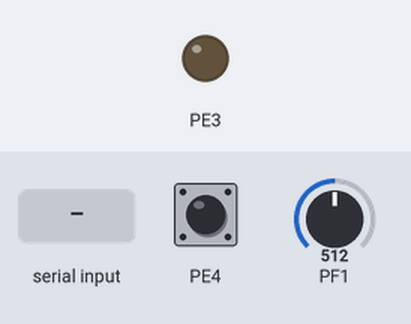
Bench run of a program on a simulated ATmega2560, built with avr-gcc and emulated at 16 MHz. On the bench: output pins drawn as LEDs (lit = HIGH). The inputs (shaded band) are chosen by the test bench; at power-on: PE4 HIGH, PF1 = 512. What the program prints to the serial monitor is not drawn.

Above: at 1.2 s.
1.3 s: PE4 pulled LOW for 0.15 s
At 1.91 s:
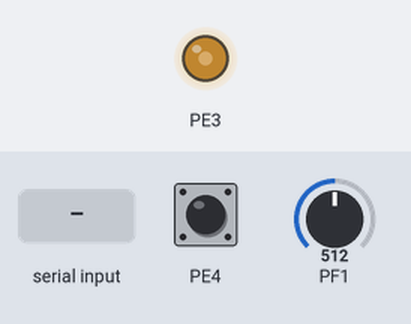
At 2.9 s:
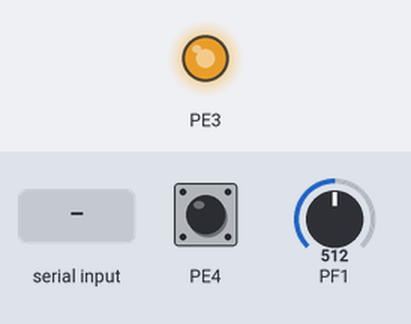
3.7 s: "systemindstillinger\n" received over Serial
5.2 s: byte 10 ('\n') received over Serial
6.7 s: PF1 set to 900
9.7 s: PF1 set to 870
12.6 s: PF1 set to 841
Timing chart, 0 to 15.1 s (numbered marks = the images above; inputs shaded):
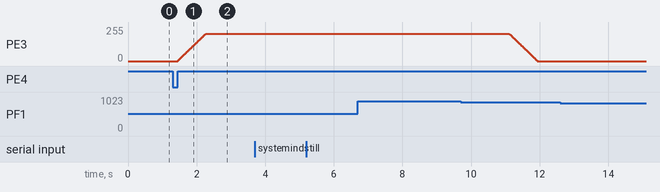

Measured:
- after the input at 1.3 s, PE3: moves from 0/255 to 204/255 over 0.81 s, starting after 0.15 s
- after the input at 3.7 s, every drawn part: stays the same
- after the input at 5.2 s, every drawn part: stays the same
- after the input at 6.7 s, every drawn part: stays the same
- after the input at 12.6 s, every drawn part: stays the same

The program:

main.cpp
```cpp
#define F_CPU 16000000UL
#include <avr/interrupt.h>
#include <util/delay.h>
#include <string.h>
#include <stdlib.h>

#include "GUIkommunikation.h"
#include "Systemindstillinger.h"
#include "SystemindstillingKontrol.h"
#include "Lyssensor.h"
#include "Bevaegelsessensor.h"
#include "Lyskilde.h"
#include "AutomatiskLyskontrol.h"

// Objekter
Lyssensor lyssensor(1);
Lyskilde  lyskilde;
AutomatiskLyskontrol kontrol(lyssensor, lyskilde);
// -----------------------------------------------------------------

int main() {
	cli();  // Stopper alle interrupts globalt imens der initieres

	// Domæne- og GUI-init
	SystemindstillingKontrol::initFraEEPROM();
	GUIkommunikation::init(9600);

	// Bevægelsessensor + automatisk lyskontrol
	init_bevaegelsessensor();
	kontrol.slutLys();           // Forhindrer lyskilde i at lyse ganske svagt

	// 30 sekunders kalibrering til bevægelsessensoren. Fjernet.
	//_delay_ms(30000);

	sei(); // Enabler global interrupt igen

	char kommando[RX_BUFFER_SIZE];

	while (1) {

		// ---------- Automatisk Lyskontrol ----------
		kontrol.kontrollerLys();
		// -------------------------------------------

		// ---------- GUI-kommunikation ----------
		if (GUIkommunikation::harFejl()) {
			GUIkommunikation::sendString("fejl\n");
			GUIkommunikation::clearFejl();
		}

		if (GUIkommunikation::linjeKlar()) {
			GUIkommunikation::hentLinje(kommando, sizeof(kommando));

			if (strcmp(kommando, "systemindstillinger") == 0) {
				const char* systemindstillingerStr =
				SystemindstillingKontrol::getSystemindstillinger();
				GUIkommunikation::sendString(systemindstillingerStr);
				GUIkommunikation::sendString("\n");

				} else if (strncmp(kommando, "lys=", 4) == 0) {
				int lysintensitet = atoi(kommando + 4);
				bool anvendt = SystemindstillingKontrol::setLysintensitet(lysintensitet);
				GUIkommunikation::sendString(anvendt ? "anvendt\n" : "fejl\n");

				} else if (strncmp(kommando, "tid=", 4) == 0) {
				int tidsfoelsomhed = atoi(kommando + 4);
				bool anvendt = SystemindstillingKontrol::setTidsfoelsomhed(tidsfoelsomhed);
				GUIkommunikation::sendString(anvendt ? "anvendt\n" : "fejl\n");

				} else {
				GUIkommunikation::sendString("fejl\n");
			}
		}
		// ---------------------------------------

		_delay_ms(10);   // ca. 100 kontrollerLys() pr. sekund til timer
	}

	return 0;
}
```

AutomatiskLyskontrol.h
```cpp
#pragma once

#include <stdint.h>      // uint16_t

// Forward declarations
// fordi vi kun holder REFERENCER til dem.
class Lyssensor;
class Lyskilde;

class AutomatiskLyskontrol {
	public:
	AutomatiskLyskontrol(Lyssensor& lyssensor, Lyskilde& lyskilde);

	void kontrollerLys();

	void startLys();
	void startTimer();
	void justerLysOpad();
	void justerLysNedad();
	void slutLys();

	private:
	Lyssensor& lyssensor_;
	Lyskilde&  lyskilde_;

	double   dutyCycle;
	bool     timerAktiv;
	int resterendeSekunder;
	int sekundTaeller;

	int trin_lysJustering;
	int forventetMaxLysSignal;
	int forventetMinLysSignal;
};
```

Bevaegelsessensor.h
```cpp
#ifndef BEVAEGELSESSENSOR_H_
#define BEVAEGELSESSENSOR_H_

#include <stdint.h>

extern volatile uint8_t g_bevaegelse_set_flag;

extern "C" {
	void init_bevaegelsessensor(void);
}

#endif
```

GUIkommunikation.h
```cpp
#pragma once
#include <stdint.h>

#define RX_BUFFER_SIZE 25 // buffer-størrelse til modtagne kommandoer

class GUIkommunikation {
	public:
	static void init(int baudrate);
	static void sendChar(char c);
	static void sendString(const char* s);

	static bool linjeKlar();
	static bool harFejl();
	static void clearFejl();
	static void hentLinje(char* kommando, int kommandoSize);
};
```

Lyskilde.h
```cpp
#pragma once
#include <stdint.h>

class Lyskilde
{
	public:
	// Konstruktor: sltter PWM op på Timer 3, OC3A (pin 5)
	Lyskilde();

	// Sat lysstyrke som duty cycle i procent (0-100).
	// Internt bliver værdien begrænset til max 80 %.
	void setLysPWM(double dutyCycle);

	private:

};
```

Lyssensor.h
```cpp
// Lyssensor.h
#ifndef LYSSENSOR_H
#define LYSSENSOR_H

#include <avr/io.h>
#include <stdint.h>


class Lyssensor
{
public:

    // adcChannel 0-15 svarer til A0-A15 p Arduino Mega 2560.

    explicit Lyssensor(uint8_t adcChannel);


    // Læser aktuelt lysniveau fra ADC'en.
    //return 10-bit værdi fra ADC (0-1023).

    uint16_t getLysSignal();

private:
    uint8_t channel;   // Hvilken ADC-kanal sensoren sidder på

    void initADC();    // Sætter ADC op (reference, prescaler osv.)
};

#endif
```

SystemindstillingKontrol.h
```cpp
#pragma once

class SystemindstillingKontrol {
	public:
	// Kaldes ved opstart for at hente vrdier fra EEPROM
	static void initFraEEPROM();

	// Returnerer en C-streng med systemindstillingerne,
	// fx "lys=50tid=5"
	static const char* getSystemindstillinger();

	// Forsger at sætte ny lysintensitet.
	// Returnerer true hvis det er en gyldig værdi, ellers false.
	static bool setLysintensitet(int lysintensitet);

	// Forsøger at stte ny tidsflsomhed.
	// Returnerer true hvis det er en gyldig værdi, ellers false.
	static bool setTidsfoelsomhed(int tidsfoelsomhed);

	private:
	// Hjælpefunktioner til EEPROM
	static void gemLysI_EEPROM(int lys);
	static void gemTidI_EEPROM(int tid);

};
```

Systemindstillinger.h
```cpp
#pragma once

class Systemindstillinger {
	public:
	static void init(int lys, int tid); // erstating for constructor, som ikke giver mening at have i en static class. Kaldes ved opstart.
	static int  getLysintensitet();
	static int  getTidsfoelsomhed();
	static bool setLysintensitet(int nyLysintensitet);
	static bool setTidsfoelsomhed(int nyTidsfoelsomhed);

	private:
	static int lysintensitet;
	static int tidsfoelsomhed;
};
```

AutomatiskLyskontrol.cpp
```cpp
#include "AutomatiskLyskontrol.h"
#include "Lyssensor.h"
#include "Lyskilde.h"
#include "Systemindstillinger.h"
#include "Bevaegelsessensor.h"

AutomatiskLyskontrol::AutomatiskLyskontrol(Lyssensor& lyssensor, Lyskilde& lyskilde)
: lyssensor_(lyssensor),
lyskilde_(lyskilde),
dutyCycle(0.0),
timerAktiv(false),
resterendeSekunder(0),
sekundTaeller(0),
trin_lysJustering(1),
forventetMaxLysSignal(1008),
forventetMinLysSignal(0)
{
}

void AutomatiskLyskontrol::startLys() {
	g_bevaegelse_set_flag = 0;
	startTimer();
}

void AutomatiskLyskontrol::startTimer() {
	int tidsfoelsomhed = Systemindstillinger::getTidsfoelsomhed();

	if (tidsfoelsomhed < 1)  tidsfoelsomhed = 1;
	if (tidsfoelsomhed > 120) tidsfoelsomhed = 120;

	resterendeSekunder = tidsfoelsomhed*60;
	timerAktiv         = true;
}

void AutomatiskLyskontrol::justerLysOpad() {
	dutyCycle += trin_lysJustering;
}

void AutomatiskLyskontrol::justerLysNedad() {
	if (dutyCycle > 0.0) {
		dutyCycle -= trin_lysJustering;
		if (dutyCycle < 0.0) { // Forhindrer ulogisk adfærd, hvis der sendes negativ PWM i setLysPWM()
			dutyCycle = 0.0;
		}
	}
}

void AutomatiskLyskontrol::slutLys() {
	timerAktiv         = false;
	dutyCycle          = 0.0;

	lyskilde_.setLysPWM(dutyCycle);
}

void AutomatiskLyskontrol::kontrollerLys() {

	if (g_bevaegelse_set_flag) {
		startLys();
	}

	sekundTaeller++;
	bool etSekundGaet = false;
	if (sekundTaeller >= 100) {
		sekundTaeller = 0;
		etSekundGaet = true;
	}

	if (timerAktiv) {
		if (etSekundGaet && resterendeSekunder > 0) {
			resterendeSekunder--;
			if (resterendeSekunder == 0) {
				slutLys();
				return;
			}
		}

		int lysSignalADC = lyssensor_.getLysSignal();
		// Skalering af lyssignal -> // giver værdi 0-100 som er sammenlignelig med lysintensitet
		int lysSignalSkaleret = (((lysSignalADC - forventetMinLysSignal) * 100UL) / (forventetMaxLysSignal - forventetMinLysSignal));


		int lysintensitet = Systemindstillinger::getLysintensitet();

		// Hysterese: beregner procentuel afvigelse
		int forskel = lysintensitet - lysSignalSkaleret;
		if (forskel < 0) {
			forskel = forskel*(-1);
		}
		double procentuelAfvigelse = ((double)forskel/(double)lysintensitet)*100; // typecasting undgår at vi runder ned til 0, inden vi får omsat til procent ved *100

		if (procentuelAfvigelse > 5) {
			if (lysSignalSkaleret < lysintensitet) {
				justerLysOpad();
				} else if (lysSignalSkaleret > lysintensitet) {
				if (dutyCycle > 0.0) {
					justerLysNedad();
				}
			}
		}

		lyskilde_.setLysPWM(dutyCycle);
	}
}
```

Bevaegelsessensor.cpp
```cpp
#include "Bevaegelsessensor.h"
#include <avr/io.h>
#include <avr/interrupt.h>

// Globale Variabler
volatile uint8_t g_bevaegelse_set_flag = 0;

// INITIALISERING
extern "C" {

    void init_bevaegelsessensor(void) {
        // Sæt Pin 2 (PE4) til INPUT
        DDRE &= ~(1 << DDE4);

        // Aktivér intern pull-up modstand
        PORTE |= (1 << PORTE4);

        // Konfigurer INT4 til RISING EDGE (ISC41=1, ISC40=1)
        EICRB |= (1 << ISC41) | (1 << ISC40);

        // Aktivér External Interrupt 4 (INT4)
        EIMSK |= (1 << INT4);
    }
}

// INTERRUPT SERVICE ROUTINE

extern "C" {
    //Bevægelse registreret
    ISR(INT4_vect) {
        // Sæt flag for at signalere bevægelse til Kontrol-klassen
        g_bevaegelse_set_flag = 1;
    }
}
```

GUIkommunikation.cpp
```cpp
#include "GUIkommunikation.h"
#include <avr/io.h>
#include <avr/interrupt.h>
#include <string.h> // strncpy

#define F_CPU 16000000UL

// Globale volatile variabler -> Compiler SKAL lse fra RAM hver gang, fordi ISR-rutine og main ndrer i dem
volatile char    g_rxBuffer[RX_BUFFER_SIZE]; // Buffer til besked
volatile uint8_t g_rxIndeks      = 0;        // Hvor langt vi er net i buffer
volatile bool    g_linjeKlar     = false;    // der ligger en komplet linje i g_rxBuffer
volatile bool    g_paritetsfejl  = false;    // flag for paritetsfejl
volatile bool    g_overflowFejl  = false;    // flag for buffer-overflow

ISR(USART0_RX_vect) {
	uint8_t status = UCSR0A;
	char c = UDR0;

	if (status & _BV(UPE0)) {
		g_paritetsfejl = true;
		return;
	}

	if (c == '\n') {
		g_rxBuffer[g_rxIndeks] = '\0';
		g_rxIndeks = 0;
		g_linjeKlar = true;
		} else {
		if (g_rxIndeks < RX_BUFFER_SIZE - 1) {
			g_rxBuffer[g_rxIndeks] = c;
			g_rxIndeks++;
			} else {
			g_rxIndeks = 0;
			g_overflowFejl = true;
		}
	}
}

void GUIkommunikation::init(int baudrate) {
	UCSR0A = 0; // Statusflag nulstilles for en sikkerheds skyld

	int ubrr = F_CPU / (16UL * baudrate) - 1;
	UBRR0H = static_cast<uint8_t>(ubrr >> 8);
	UBRR0L = static_cast<uint8_t>(ubrr);

	UCSR0B = _BV(TXEN0) | _BV(RXEN0) | _BV(RXCIE0); // transmitter enable, receiver enable, receiver interrupt enable
	UCSR0C = _BV(UCSZ01) | _BV(UCSZ00) | _BV(UPM01); // 8E1
}

void GUIkommunikation::sendChar(char c) {
	while (!(UCSR0A & _BV(UDRE0))) {}
	UDR0 = c;
}

void GUIkommunikation::sendString(const char* s) {
	while (*s != '\0') {
		sendChar(*s++);
	}
}

bool GUIkommunikation::linjeKlar() {
	return g_linjeKlar;
}

bool GUIkommunikation::harFejl() {
	return g_paritetsfejl || g_overflowFejl;
}

void GUIkommunikation::clearFejl() {
	g_paritetsfejl = false;
	g_overflowFejl = false;
}

void GUIkommunikation::hentLinje(char* kommando, int kommandoSize) {
	cli(); // Disable global interrupt imens vi kopierer
	strncpy(kommando, (const char*)g_rxBuffer, kommandoSize);
	kommando[kommandoSize - 1] = '\0';
	g_linjeKlar = false;
	sei(); // Enable global interrupt
}
```

Lyskilde.cpp
```cpp
#include "Lyskilde.h"
#include <avr/io.h>

#define MAX_DUTY_PERCENT 80.0   // HARDWARE-BESKYTTELSE: MAX 80 %
#define TIMER3_TOP        249   // Giver ~1 kHz ved 16 MHz og prescaler 64

// Konstruktor: initialiserer Timer 3 til Fast PWM på OC3A (pin 5)
// Sørger for at alt bliver sat rigtigt op
Lyskilde::Lyskilde()
{
	// OC3A ligger på PE3. sæt PE3 som output
	DDRE |= (1 << DDE3); //PORTE bit 3 -> den fysiske pin hvor OCR3 er hardware output hvor PWM bliver styret
	//Bliver sat til output

	// Nulstil timerkontrolregistre
	TCCR3A = 0;
	TCCR3B = 0;

	// Fast PWM, mode 14: WGM33:0 = 1110
	TCCR3A |= (1 << WGM31);
	TCCR3B |= (1 << WGM33) | (1 << WGM32);

	// Non-inverting mode p? OC3A (clear on compare match, set at BOTTOM)
	TCCR3A |= (1 << COM3A1);

	// Sæt TOP-værdi
	ICR3 = TIMER3_TOP;

	// Prescaler
	TCCR3B |= (1 << CS31) | (1 << CS30);
}

// Sætter duty cycle (0-100), men begrænser til max 80 %
void Lyskilde::setLysPWM(double dutyCycle)
{
	// 1) Begræns til [0; MAX_DUTY_PERCENT]
	if (dutyCycle < 0.0)
	dutyCycle = 0.0;

	if (dutyCycle > MAX_DUTY_PERCENT)
	dutyCycle = MAX_DUTY_PERCENT;

	// SLUK HELT
	if (dutyCycle == 0.0) {
		// Frakobl OC3A fra PWM
		TCCR3A &= ~((1 << COM3A1) | (1 << COM3A0));

		// Sæt pin PE3 lav
		PORTE &= ~(1 << PORTE3);

		OCR3A = 0;
		return;
	}

	// TND PWM igen
	// Genskab non-inverting PWM mode
	TCCR3A |= (1 << COM3A1);
	TCCR3A &= ~(1 << COM3A0);

	// 2) Regn duty (%) om til OCR3A-værdi
	//    duty = OCR3A / ICR3 * 100  ?  OCR3A = duty * ICR3 / 100
	double ratio = dutyCycle / 100.0;
	uint16_t ocr_val = (uint16_t)(ratio * (double)TIMER3_TOP + 0.5); // afrunder

	// 3) Skriv til compare-registeret. styrer PWM-udgangen på pin 5
	OCR3A = ocr_val;
}
```

Lyssensor.cpp
```cpp
// Lyssensor.cpp
#include "Lyssensor.h"
#include <avr/io.h>

Lyssensor::Lyssensor(uint8_t adcChannel)
: channel(adcChannel)
{
	initADC();
}

void Lyssensor::initADC()
{
	// Brug AVcc som reference (5V) med kondensator p AREF
	// REFS1 = 0, REFS0 = 1
	ADMUX = (1 << REFS0);

	// Prescaler 128: 16 MHz / 128 = 125 kHz (inden for anbefalet område)
	// ADEN: enable ADC
	ADCSRA = (1 << ADEN) |
	(1 << ADPS2) | (1 << ADPS1) | (1 << ADPS0);

	// Ingen auto trigger, ingen interrupts
	ADCSRB = 0x00;
}

uint16_t Lyssensor::getLysSignal()
{
	// Vælg kanal (0-15) til ATmega2560
	if (channel > 7)
	{
		ADCSRB |= (1 << MUX5);
	}
	else
	{
		ADCSRB &= ~(1 << MUX5);
	}

	// Nedre 3 bits i ADMUX vlger kanal 0-7
	uint8_t muxBits = channel & 0x07;
	ADMUX = (ADMUX & 0xF0) | muxBits;  // bevar referencebits (REFS0)

	// Start konvertering
	ADCSRA |= (1 << ADSC);

	// Vent til konvertering er frdig
	while (ADCSRA & (1 << ADSC))
	{
		// polling
	}

	// Ls 10-bit resultat
	uint16_t result = ADC;

	return result; // 0-1023
}
```

SystemindstillingKontrol.cpp
```cpp
#include "SystemindstillingKontrol.h"
#include "Systemindstillinger.h"
#include <stdio.h>        // for snprintf
#include <avr/eeprom.h>   // AVR EEPROM-bibliotek

// Statisk buffer til at holde tekststreng med systemindstillinger.
// getSystemindstillinger() returnerer en pointer til denne.
static char systemindstillingerStr[32];

// EEPROM-adresser (n byte pr. vrdi)
static uint8_t* const EEPROM_ADDR_LYS = (uint8_t*)0;
static uint8_t* const EEPROM_ADDR_TID = (uint8_t*)1;

void SystemindstillingKontrol::initFraEEPROM()
{
	// Læs værdier (0255) fra EEPROM
	uint8_t lys = eeprom_read_byte(EEPROM_ADDR_LYS);	// Vrdier lst fra EEPROM kommer som uint8_t
	uint8_t tid = eeprom_read_byte(EEPROM_ADDR_TID);

	// Ugyldige vrdier -> fald tilbage til domneklassens defaults
	if (lys < 1 || lys > 100) {
		lys = Systemindstillinger::getLysintensitet();      // default 80
	}
	if (tid < 1 || tid > 120) {
		tid = Systemindstillinger::getTidsfoelsomhed();     // default 20
	}

	// Initialiserer domæneklassen med gyldige værdier
	Systemindstillinger::init(lys, tid);
}

// Private hjælpefunktioner til at gemme systemindstillinger i EEPROM
void SystemindstillingKontrol::gemLysI_EEPROM(int lys)
{
	eeprom_update_byte(EEPROM_ADDR_LYS, (uint8_t)lys);
}

void SystemindstillingKontrol::gemTidI_EEPROM(int tid)
{
	eeprom_update_byte(EEPROM_ADDR_TID, (uint8_t)tid);
}

const char* SystemindstillingKontrol::getSystemindstillinger()
{
	int lys = Systemindstillinger::getLysintensitet();
	int tid = Systemindstillinger::getTidsfoelsomhed();

	// Skriv fx "lys=70tid=20" ind i buffer
	snprintf(systemindstillingerStr,
	sizeof(systemindstillingerStr),
	"lys=%dtid=%d",
	lys,
	tid);

	return systemindstillingerStr;
}

// Set lysintensitet og tidsfølsomhed
bool SystemindstillingKontrol::setLysintensitet(int lysintensitet)
{
	bool anvendt = Systemindstillinger::setLysintensitet(lysintensitet);
	if (!anvendt) {
		return false;
	}

	// Gem i EEPROM hvis værdien er gyldig
	gemLysI_EEPROM(lysintensitet);
	return true;
}

bool SystemindstillingKontrol::setTidsfoelsomhed(int tidsfoelsomhed)
{
	bool anvendt = Systemindstillinger::setTidsfoelsomhed(tidsfoelsomhed);
	if (!anvendt) {
		return false;
	}

	gemTidI_EEPROM(tidsfoelsomhed);
	return true;
}
```

Systemindstillinger.cpp
```cpp
#include "Systemindstillinger.h"

// Default-vrdier (bruges hvis EEPROM er tom/ugyldig)
int Systemindstillinger::lysintensitet  = 80;
int Systemindstillinger::tidsfoelsomhed = 20;

void Systemindstillinger::init(int lys, int tid) {

	lysintensitet  = lys;
	tidsfoelsomhed = tid;
}

int Systemindstillinger::getLysintensitet() {
	return lysintensitet;
}

int Systemindstillinger::getTidsfoelsomhed() {
	return tidsfoelsomhed;
}

bool Systemindstillinger::setLysintensitet(int nyLysintensitet) {
	if (nyLysintensitet < 1 || nyLysintensitet > 100) {
		return false;
	}
	lysintensitet = nyLysintensitet;
	return true;
}

bool Systemindstillinger::setTidsfoelsomhed(int nyTidsfoelsomhed) {
	if (nyTidsfoelsomhed < 1 || nyTidsfoelsomhed > 120) {
		return false;
	}
	tidsfoelsomhed = nyTidsfoelsomhed;
	return true;
}
```
